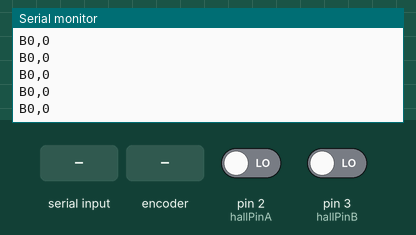
Bench run of a sketch on a simulated Arduino Uno, built with avr-gcc and run on an emulated ATmega328P. Parts: the last lines printed to the serial monitor. The test bench sets the inputs (shaded band); at power-on: pin 2 (hallPinA) LOW, pin 3 (hallPinB) LOW.

Above: at 1.2 s.
1.3 s: "e\n" received over Serial
At 1.32 s:
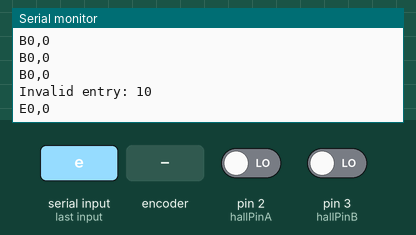
2.8 s: byte 114 ('r') received over Serial
At 2.82 s:
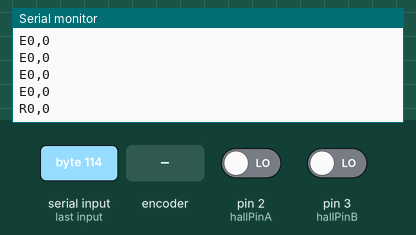
4.7 s: rotary encoder on pin 2 (hallPinA) / pin 3 (hallPinB) turned 1 step (first pin leading)
At 4.77 s:
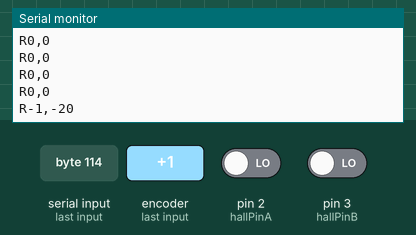
6.4 s: byte 101 ('e') received over Serial
At 6.42 s:
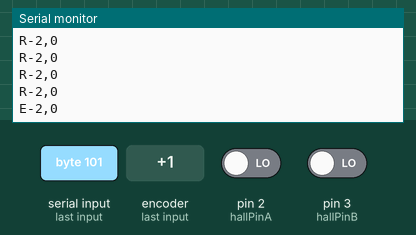
7.9 s: "B\n" received over Serial
At 7.97 s:
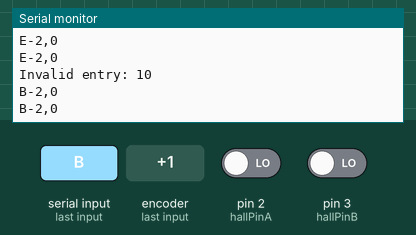
Timing chart, 0 to 10.4 s (numbered marks = the images above; inputs shaded):
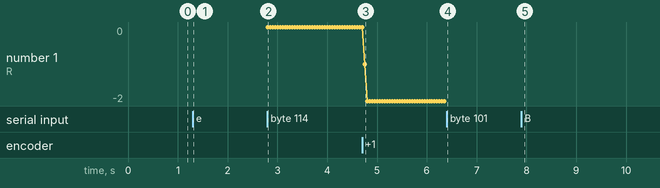

Measured:
- after the input at 1.3 s, the serial monitor: prints a new line at once (image 1)
- after the input at 2.8 s, the serial monitor: prints a new line at once (image 2)
- after the input at 4.7 s, the serial monitor: prints a new line after 0.05 s (image 3)
- after the input at 6.4 s, the serial monitor: prints a new line at once (image 4)
- after the input at 7.9 s, the serial monitor: prints a new line at once (image 5)
- plotted number 1: 0 → -2 after the input at 4.7 s

The sketch:

HallEffect.ino
```cpp
volatile long steps;
volatile long prevSteps;
volatile long nowSteps;

volatile int dir=0;  // Extend=1, Retract=-1, Stop=0
volatile long prevTimer=0;
volatile long nowTimer =0;
const byte hallPinA = 2;
const byte hallPinB = 3;

#define TIMER_OFFSET_MS (50)
void setup() {
  // put your setup code here, to run once:
  Serial.begin(115200);
  attachInterrupt(digitalPinToInterrupt(hallPinA), hall_detect, RISING);
  attachInterrupt(digitalPinToInterrupt(hallPinB), hall_detect, RISING);
  prevTimer = millis();
}

void loop() {
  // put your main code here, to run repeatedly:

  nowTimer = millis();
  nowSteps = steps;
  long timeDiff = nowTimer - prevTimer;
  if(timeDiff >= TIMER_OFFSET_MS)
  {

//    Serial.write("timeDiff=");
//    Serial.print(timeDiff);
//    Serial.write("-> ");
    // print here
    if(dir==-1)
    {
      Serial.print('R');
    } else if (dir == 0) {
      Serial.print('B');
    } else {
      Serial.print('E');
    }

    Serial.print(steps);
    long rate = 0;
    if(timeDiff > 0)
    {
      rate = (nowSteps - prevSteps) * 1000 / (timeDiff);
    }
    Serial.print(',');
    Serial.println(rate);
    prevTimer = nowTimer;
    prevSteps = nowSteps;

//    steps += dir*10; // Remove for productionpy
  }


  if(Serial.available() > 0) {
    int incomingByte = Serial.read();

    switch(incomingByte) {
      case 'e':
      case 'E':
        // Extend mode
        dir = 1;
        break;
      case 'r':
      case 'R':
        // Retract mode
        dir = -1;
        break;
      case 'B':
      case 'b':
        // Braking mode
        dir = 0;
        break;
      case 'Z':
      case 'z':
        // Zero count (retracted)
        steps = 0;
        break;
      default:
        Serial.write("Invalid entry: ");
        Serial.print(incomingByte);
        Serial.write("\n");
    }


  }

}


void hall_detect()
{
  steps += (long) dir;
}
```
